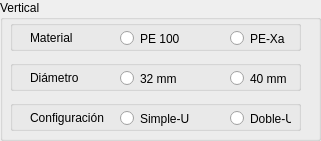
      <widget class="QGroupBox" name="gbvertical">
       <property name="geometry">
        <rect>
         <x>650</x>
         <y>460</y>
         <width>321</width>
         <height>141</height>
        </rect>
       </property>
       <property name="title">
        <string>Vertical</string>
       </property>
       <widget class="QGroupBox" name="gbMaterial">
        <property name="geometry">
         <rect>
          <x>10</x>
          <y>20</y>
          <width>291</width>
          <height>31</height>
         </rect>
        </property>
        <property name="autoFillBackground">
         <bool>false</bool>
        </property>
        <property name="inputMethodHints">
         <set>Qt::ImhDate</set>
        </property>
        <property name="title">
         <string/>
        </property>
        <widget class="QRadioButton" name="rbpexa_2">
         <property name="geometry">
          <rect>
           <x>220</x>
           <y>10</y>
           <width>61</width>
           <height>17</height>
          </rect>
         </property>
         <property name="text">
          <string>PE-Xa</string>
         </property>
         <property name="autoRepeat">
          <bool>false</bool>
         </property>
         <property name="autoExclusive">
          <bool>true</bool>
         </property>
        </widget>
        <widget class="QLabel" name="lbmaterial_3">
         <property name="geometry">
          <rect>
           <x>20</x>
           <y>10</y>
           <width>61</width>
           <height>16</height>
          </rect>
         </property>
         <property name="text">
          <string>Material</string>
         </property>
        </widget>
        <widget class="QRadioButton" name="rbpe100_2">
         <property name="geometry">
          <rect>
           <x>110</x>
           <y>10</y>
           <width>82</width>
           <height>17</height>
          </rect>
         </property>
         <property name="text">
          <string>PE 100</string>
         </property>
         <property name="autoExclusive">
          <bool>true</bool>
         </property>
        </widget>
       </widget>
       <widget class="QGroupBox" name="gbconfiguracion">
        <property name="geometry">
         <rect>
          <x>10</x>
          <y>100</y>
          <width>291</width>
          <height>31</height>
         </rect>
        </property>
        <property name="title">
         <string/>
        </property>
        <widget class="QRadioButton" name="rbdobleU">
         <property name="geometry">
          <rect>
           <x>220</x>
           <y>10</y>
           <width>61</width>
           <height>17</height>
          </rect>
         </property>
         <property name="text">
          <string>Doble-U</string>
         </property>
         <property name="autoExclusive">
          <bool>true</bool>
         </property>
        </widget>
        <widget class="QRadioButton" name="rbsimpleU">
         <property name="geometry">
          <rect>
           <x>110</x>
           <y>10</y>
           <width>82</width>
           <height>17</height>
          </rect>
         </property>
         <property name="text">
          <string>Simple-U</string>
         </property>
         <property name="autoExclusive">
          <bool>true</bool>
         </property>
        </widget>
        <widget class="QLabel" name="lbconfig">
         <property name="geometry">
          <rect>
           <x>20</x>
           <y>10</y>
           <width>81</width>
           <height>16</height>
          </rect>
         </property>
         <property name="text">
          <string>Configuración</string>
         </property>
        </widget>
       </widget>
       <widget class="QGroupBox" name="gbdiametro">
        <property name="geometry">
         <rect>
          <x>10</x>
          <y>60</y>
          <width>291</width>
          <height>31</height>
         </rect>
        </property>
        <property name="inputMethodHints">
         <set>Qt::ImhDate</set>
        </property>
        <property name="title">
         <string/>
        </property>
        <widget class="QRadioButton" name="rb40mm_2">
         <property name="geometry">
          <rect>
           <x>220</x>
           <y>10</y>
           <width>61</width>
           <height>17</height>
          </rect>
         </property>
         <property name="text">
          <string>40 mm</string>
         </property>
         <property name="autoExclusive">
          <bool>true</bool>
         </property>
        </widget>
        <widget class="QLabel" name="lbdiametro_2">
         <property name="geometry">
          <rect>
           <x>20</x>
           <y>7</y>
           <width>91</width>
           <height>21</height>
          </rect>
         </property>
         <property name="text">
          <string>Diámetro</string>
         </property>
        </widget>
        <widget class="QRadioButton" name="rb32mm_2">
         <property name="geometry">
          <rect>
           <x>110</x>
           <y>10</y>
           <width>82</width>
           <height>17</height>
          </rect>
         </property>
         <property name="text">
          <string>32 mm</string>
         </property>
         <property name="autoExclusive">
          <bool>true</bool>
         </property>
        </widget>
       </widget>
      </widget>
